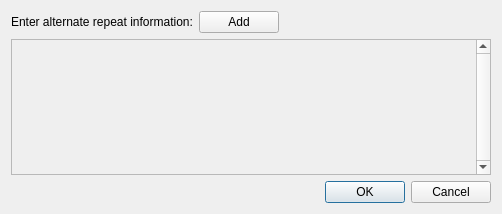
<?xml version="1.0" encoding="UTF-8"?>
<ui version="4.0">
 <class>AlternateDialog</class>
 <widget class="QDialog" name="AlternateDialog">
  <property name="geometry">
   <rect>
    <x>0</x>
    <y>0</y>
    <width>502</width>
    <height>214</height>
   </rect>
  </property>
  <property name="windowTitle">
   <string>Alternate Repeats</string>
  </property>
  <layout class="QVBoxLayout" name="verticalLayout">
   <item>
    <layout class="QHBoxLayout" name="horizontalLayout">
     <item>
      <widget class="QLabel" name="label">
       <property name="text">
        <string>Enter alternate repeat information:</string>
       </property>
      </widget>
     </item>
     <item>
      <widget class="QPushButton" name="addButton">
       <property name="toolTip">
        <string>Add a new repeat</string>
       </property>
       <property name="text">
        <string>Add</string>
       </property>
      </widget>
     </item>
     <item>
      <spacer name="horizontalSpacer">
       <property name="orientation">
        <enum>Qt::Horizontal</enum>
       </property>
       <property name="sizeHint" stdset="0">
        <size>
         <width>40</width>
         <height>20</height>
        </size>
       </property>
      </spacer>
     </item>
    </layout>
   </item>
   <item>
    <widget class="QScrollArea" name="repeatsFrame">
     <property name="verticalScrollBarPolicy">
      <enum>Qt::ScrollBarAlwaysOn</enum>
     </property>
     <property name="horizontalScrollBarPolicy">
      <enum>Qt::ScrollBarAlwaysOff</enum>
     </property>
     <property name="widgetResizable">
      <bool>true</bool>
     </property>
     <property name="alignment">
      <set>Qt::AlignLeading|Qt::AlignLeft|Qt::AlignTop</set>
     </property>
     <widget class="QWidget" name="scrollAreaWidgetContents">
      <property name="geometry">
       <rect>
        <x>0</x>
        <y>0</y>
        <width>465</width>
        <height>134</height>
       </rect>
      </property>
      <layout class="QVBoxLayout" name="verticalLayout_2">
       <property name="spacing">
        <number>0</number>
       </property>
       <property name="leftMargin">
        <number>9</number>
       </property>
       <property name="topMargin">
        <number>0</number>
       </property>
       <property name="bottomMargin">
        <number>0</number>
       </property>
       <item>
        <layout class="QVBoxLayout" name="repeatsLayout">
         <property name="spacing">
          <number>0</number>
         </property>
        </layout>
       </item>
       <item>
        <layout class="QVBoxLayout" name="stretchyLayout">
         <item>
          <spacer name="verticalSpacer">
           <property name="orientation">
            <enum>Qt::Vertical</enum>
           </property>
           <property name="sizeHint" stdset="0">
            <size>
             <width>20</width>
             <height>40</height>
            </size>
           </property>
          </spacer>
         </item>
        </layout>
       </item>
      </layout>
     </widget>
    </widget>
   </item>
   <item>
    <widget class="QDialogButtonBox" name="buttonBox">
     <property name="orientation">
      <enum>Qt::Horizontal</enum>
     </property>
     <property name="standardButtons">
      <set>QDialogButtonBox::Cancel|QDialogButtonBox::Ok</set>
     </property>
    </widget>
   </item>
  </layout>
 </widget>
 <resources/>
 <connections>
  <connection>
   <sender>buttonBox</sender>
   <signal>accepted()</signal>
   <receiver>AlternateDialog</receiver>
   <slot>accept()</slot>
   <hints>
    <hint type="sourcelabel">
     <x>248</x>
     <y>254</y>
    </hint>
    <hint type="destinationlabel">
     <x>157</x>
     <y>274</y>
    </hint>
   </hints>
  </connection>
  <connection>
   <sender>buttonBox</sender>
   <signal>rejected()</signal>
   <receiver>AlternateDialog</receiver>
   <slot>reject()</slot>
   <hints>
    <hint type="sourcelabel">
     <x>316</x>
     <y>260</y>
    </hint>
    <hint type="destinationlabel">
     <x>286</x>
     <y>274</y>
    </hint>
   </hints>
  </connection>
 </connections>
</ui>
